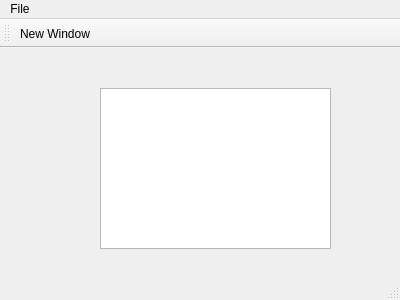
<?xml version="1.0" encoding="UTF-8"?>
<ui version="4.0">
 <class>MainWindow</class>
 <widget class="QMainWindow" name="MainWindow">
  <property name="geometry">
   <rect>
    <x>0</x>
    <y>0</y>
    <width>400</width>
    <height>300</height>
   </rect>
  </property>
  <property name="windowTitle">
   <string>MainWindow</string>
  </property>
  <widget class="QWidget" name="centralWidget">
   <widget class="QPlainTextEdit" name="plainTextEdit">
    <property name="geometry">
     <rect>
      <x>100</x>
      <y>40</y>
      <width>231</width>
      <height>161</height>
     </rect>
    </property>
   </widget>
  </widget>
  <widget class="QMenuBar" name="menuBar">
   <property name="geometry">
    <rect>
     <x>0</x>
     <y>0</y>
     <width>400</width>
     <height>22</height>
    </rect>
   </property>
   <widget class="QMenu" name="menuFile">
    <property name="title">
     <string>File</string>
    </property>
    <addaction name="actionNew_Window"/>
   </widget>
   <addaction name="menuFile"/>
  </widget>
  <widget class="QToolBar" name="mainToolBar">
   <attribute name="toolBarArea">
    <enum>TopToolBarArea</enum>
   </attribute>
   <attribute name="toolBarBreak">
    <bool>false</bool>
   </attribute>
   <addaction name="actionNew_Window"/>
  </widget>
  <widget class="QStatusBar" name="statusBar"/>
  <action name="actionNew_Window">
   <property name="text">
    <string>New Window</string>
   </property>
  </action>
 </widget>
 <layoutdefault spacing="6" margin="11"/>
 <resources/>
 <connections/>
</ui>
